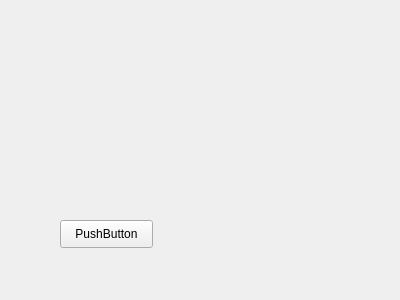
<?xml version="1.0" encoding="UTF-8"?>
<ui version="4.0">
 <class>Widget</class>
 <widget class="QWidget" name="Widget">
  <property name="geometry">
   <rect>
    <x>0</x>
    <y>0</y>
    <width>400</width>
    <height>300</height>
   </rect>
  </property>
  <property name="windowTitle">
   <string>Widget</string>
  </property>
  <widget class="QPushButton" name="pushButton">
   <property name="geometry">
    <rect>
     <x>60</x>
     <y>220</y>
     <width>93</width>
     <height>28</height>
    </rect>
   </property>
   <property name="text">
    <string>PushButton</string>
   </property>
  </widget>
 </widget>
 <layoutdefault spacing="6" margin="11"/>
 <resources/>
 <connections/>
</ui>
